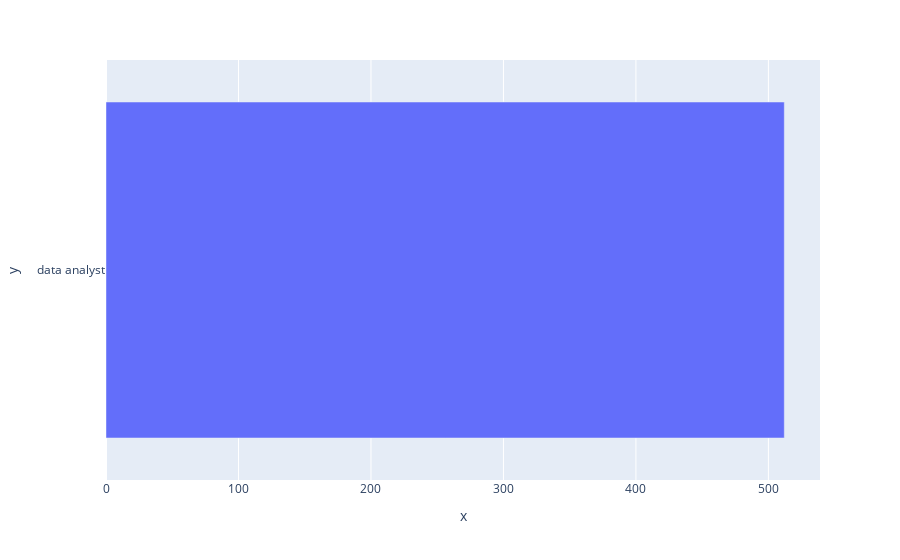
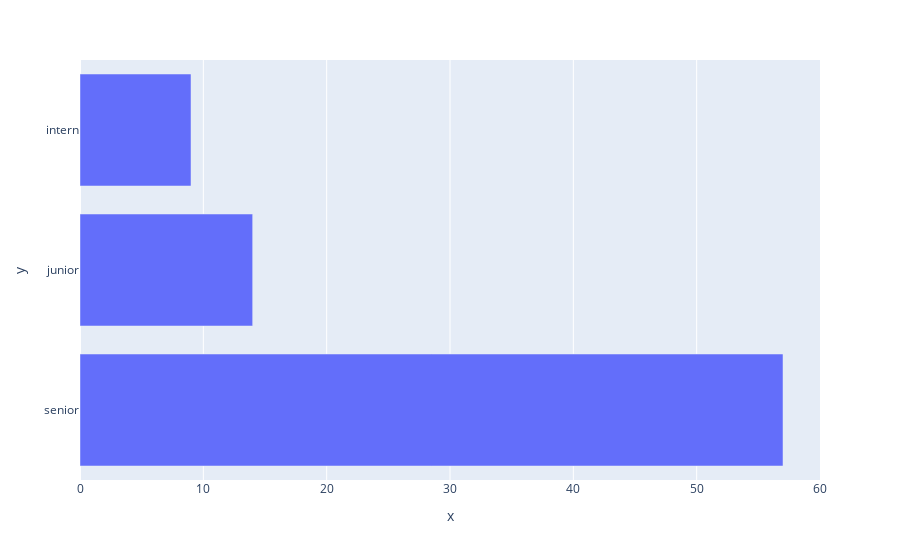
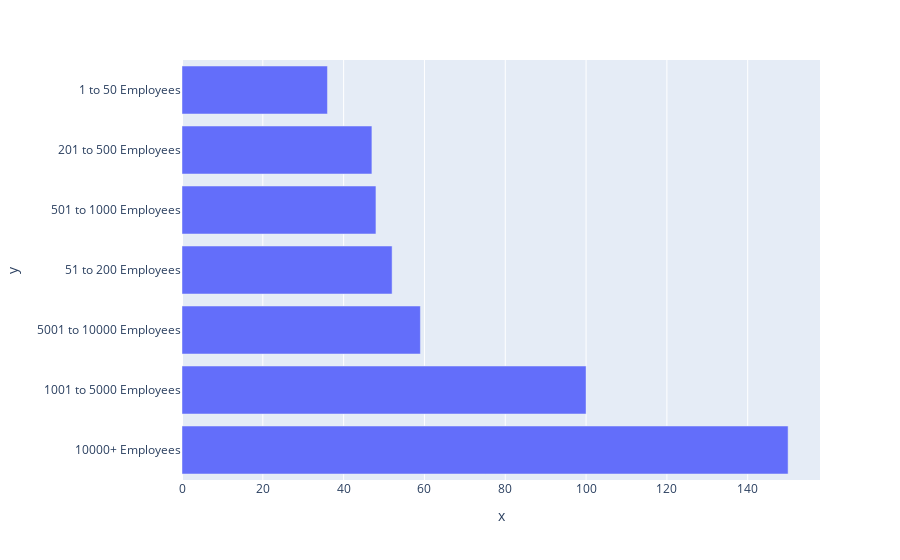

The cell these charts' notebook holds for them, in order:
### Code cell
for i in df_cat.columns:
    cat_num = df_cat[i].value_counts()
    print(f"{i}")
    print(f"total: {df_cat[i].count()}")
    px.bar(x=cat_num, y=cat_num.index).show()

### Figure 1 — Plotly figure (JSON) as saved in the notebook; plotly's stock layout.template omitted (floating-point values rounded to 4 significant figures)
{"data": [{"alignmentgroup": "True", "hovertemplate": "x=%{x}<br>y=%{y}<extra></extra>", "legendgroup": "", "marker": {"color": "#636efa"}, "name": "", "offsetgroup": "", "orientation": "h", "showlegend": false, "textposition": "auto", "type": "bar", "x": [512], "xaxis": "x", "y": ["data analyst"], "yaxis": "y"}], "layout": {"barmode": "relative", "legend": {"tracegroupgap": 0}, "margin": {"t": 60}, "xaxis": {"anchor": "y", "domain": [0, 1], "title": {"text": "x"}}, "yaxis": {"anchor": "x", "domain": [0, 1], "title": {"text": "y"}}}}

### Figure 2 — Plotly figure (JSON) as saved in the notebook; plotly's stock layout.template omitted (floating-point values rounded to 4 significant figures)
{"data": [{"alignmentgroup": "True", "hovertemplate": "x=%{x}<br>y=%{y}<extra></extra>", "legendgroup": "", "marker": {"color": "#636efa"}, "name": "", "offsetgroup": "", "orientation": "h", "showlegend": false, "textposition": "auto", "type": "bar", "x": [57, 14, 9], "xaxis": "x", "y": ["senior", "junior", "intern"], "yaxis": "y"}], "layout": {"barmode": "relative", "legend": {"tracegroupgap": 0}, "margin": {"t": 60}, "xaxis": {"anchor": "y", "domain": [0, 1], "title": {"text": "x"}}, "yaxis": {"anchor": "x", "domain": [0, 1], "title": {"text": "y"}}}}

### Figure 3 — Plotly figure (JSON) as saved in the notebook; plotly's stock layout.template omitted (floating-point values rounded to 4 significant figures)
{"data": [{"alignmentgroup": "True", "hovertemplate": "x=%{x}<br>y=%{y}<extra></extra>", "legendgroup": "", "marker": {"color": "#636efa"}, "name": "", "offsetgroup": "", "orientation": "h", "showlegend": false, "textposition": "auto", "type": "bar", "x": [150, 100, 59, 52, 48, 47, 36], "xaxis": "x", "y": ["10000+ Employees", "1001 to 5000 Employees", "5001 to 10000 Employees", "51 to 200 Employees", "501 to 1000 Employees", "201 to 500 Employees", "1 to 50 Employees"], "yaxis": "y"}], "layout": {"barmode": "relative", "legend": {"tracegroupgap": 0}, "margin": {"t": 60}, "xaxis": {"anchor": "y", "domain": [0, 1], "title": {"text": "x"}}, "yaxis": {"anchor": "x", "domain": [0, 1], "title": {"text": "y"}}}}
